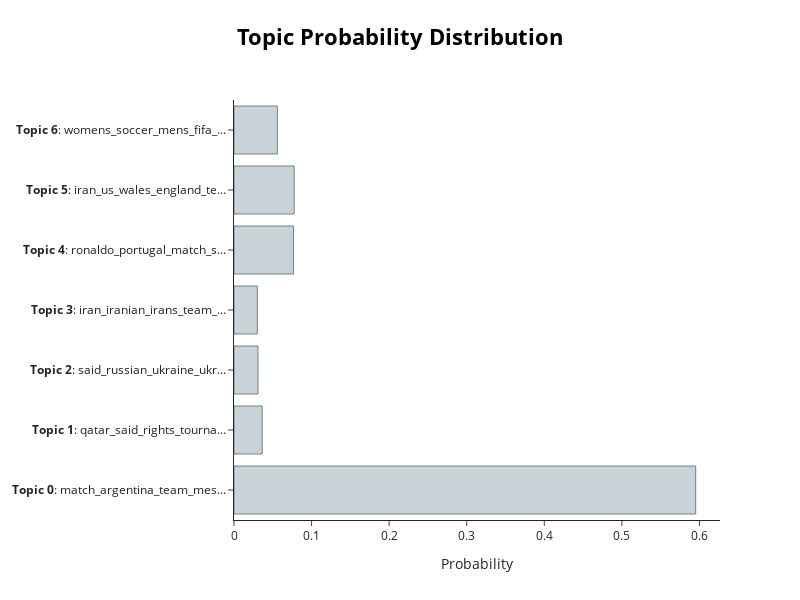

Notebook code for this chart:
### Code cell
model.visualize_distribution(probabilities[200], min_probability=0.015)

### Figure 1 — Plotly figure (JSON) as saved in the notebook; plotly's stock layout.template omitted (floating-point values rounded to 4 significant figures)
{"data": [{"marker": {"color": "#C8D2D7", "line": {"color": "#6E8484", "width": 1}}, "orientation": "h", "type": "bar", "x": [0.5952, 0.03637, 0.03091, 0.03004, 0.07679, 0.07758, 0.05591], "y": ["<b>Topic 0</b>: match_argentina_team_mes...", "<b>Topic 1</b>: qatar_said_rights_tourna...", "<b>Topic 2</b>: said_russian_ukraine_ukr...", "<b>Topic 3</b>: iran_iranian_irans_team_...", "<b>Topic 4</b>: ronaldo_portugal_match_s...", "<b>Topic 5</b>: iran_us_wales_england_te...", "<b>Topic 6</b>: womens_soccer_mens_fifa_..."]}], "layout": {"height": 600, "hoverlabel": {"bgcolor": "white", "font": {"family": "Rockwell", "size": 16}}, "title": {"font": {"color": "Black", "size": 22}, "text": "<b>Topic Probability Distribution", "x": 0.5, "xanchor": "center", "y": 0.95, "yanchor": "top"}, "width": 800, "xaxis": {"title": {"text": "Probability"}}}}
